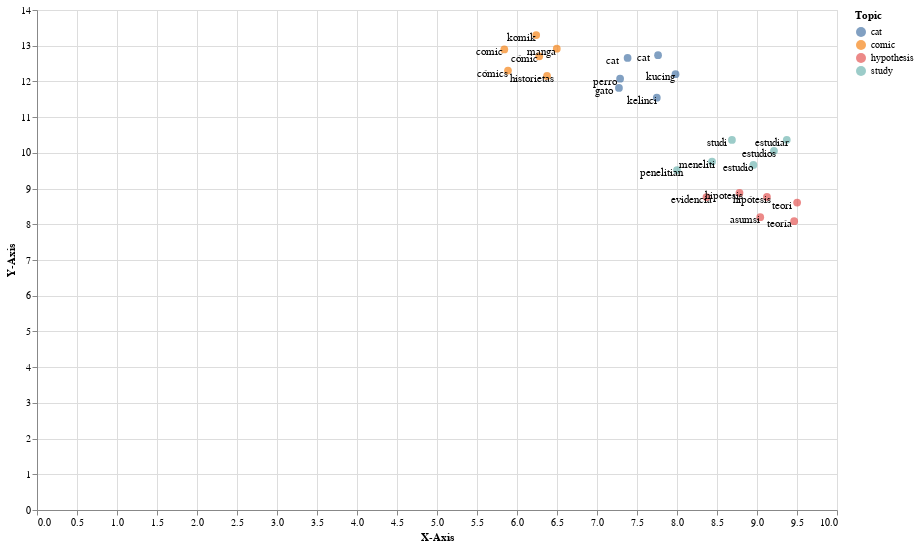

Source (notebook cell):
### Code cell
words_en = ["hypothesis","cat","study","comic"]
emb_en = list(map(lambda word : clwe_en.get_embedding_by_word(word) ,words_en))
plot_embeddings.plot_embeddings_neighbours(emb_en,[clwe_id,clwe_es],width=800,height=500,dimensionality_reduction='umap',k=3,distance_function='csls',csls_k=10)

### Figure 1 — Vega-Lite specification as saved in the notebook (floating-point values rounded to 4 significant figures)
{"config": {"view": {"continuousWidth": 400, "continuousHeight": 300}}, "layer": [{"mark": {"type": "circle", "size": 60}, "encoding": {"color": {"type": "nominal", "field": "Topic"}, "tooltip": [{"type": "nominal", "field": "name"}, {"type": "nominal", "field": "language"}], "x": {"type": "quantitative", "field": "X-Axis"}, "y": {"type": "quantitative", "field": "Y-Axis"}}, "height": 500, "selection": {"selector001": {"type": "interval", "bind": "scales", "encodings": ["x", "y"]}}, "width": 800}, {"mark": {"type": "text", "color": "black", "dx": -15, "dy": 3}, "encoding": {"text": {"type": "nominal", "field": "name"}, "x": {"type": "quantitative", "field": "X-Axis"}, "y": {"type": "quantitative", "field": "Y-Axis"}}}], "data": {"name": "data-32c89fda556e52a9217bce90db4de32d"}, "$schema": "https://vega.github.io/schema/vega-lite/v4.8.1.json", "datasets": {"data-32c89fda556e52a9217bce90db4de32d": [{"X-Axis": 8.781, "Y-Axis": 8.881, "name": "hipotesis", "language": "id", "Topic": "hypothesis"}, {"X-Axis": 9.502, "Y-Axis": 8.609, "name": "teori", "language": "id", "Topic": "hypothesis"}, {"X-Axis": 9.041, "Y-Axis": 8.199, "name": "asumsi", "language": "id", "Topic": "hypothesis"}, {"X-Axis": 7.763, "Y-Axis": 12.74, "name": "cat", "language": "id", "Topic": "cat"}, {"X-Axis": 7.982, "Y-Axis": 12.2, "name": "kucing", "language": "id", "Topic": "cat"}, {"X-Axis": 7.748, "Y-Axis": 11.55, "name": "kelinci", "language": "id", "Topic": "cat"}, {"X-Axis": 8.687, "Y-Axis": 10.36, "name": "studi", "language": "id", "Topic": "study"}, {"X-Axis": 8.438, "Y-Axis": 9.752, "name": "meneliti", "language": "id", "Topic": "study"}, {"X-Axis": 8.0, "Y-Axis": 9.519, "name": "penelitian", "language": "id", "Topic": "study"}, {"X-Axis": 6.24, "Y-Axis": 13.3, "name": "komik", "language": "id", "Topic": "comic"}, {"X-Axis": 5.841, "Y-Axis": 12.89, "name": "comic", "language": "id", "Topic": "comic"}, {"X-Axis": 6.497, "Y-Axis": 12.92, "name": "manga", "language": "id", "Topic": "comic"}, {"X-Axis": 9.124, "Y-Axis": 8.764, "name": "hipótesis", "language": "es", "Topic": "hypothesis"}, {"X-Axis": 9.465, "Y-Axis": 8.088, "name": "teoría", "language": "es", "Topic": "hypothesis"}, {"X-Axis": 8.369, "Y-Axis": 8.762, "name": "evidencia", "language": "es", "Topic": "hypothesis"}, {"X-Axis": 7.274, "Y-Axis": 11.82, "name": "gato", "language": "es", "Topic": "cat"}, {"X-Axis": 7.289, "Y-Axis": 12.08, "name": "perro", "language": "es", "Topic": "cat"}, {"X-Axis": 7.383, "Y-Axis": 12.66, "name": "cat", "language": "es", "Topic": "cat"}, {"X-Axis": 9.372, "Y-Axis": 10.36, "name": "estudiar", "language": "es", "Topic": "study"}, {"X-Axis": 8.955, "Y-Axis": 9.661, "name": "estudio", "language": "es", "Topic": "study"}, {"X-Axis": 9.212, "Y-Axis": 10.06, "name": "estudios", "language": "es", "Topic": "study"}, {"X-Axis": 6.278, "Y-Axis": 12.7, "name": "cómic", "language": "es", "Topic": "comic"}, {"X-Axis": 5.887, "Y-Axis": 12.3, "name": "cómics", "language": "es", "Topic": "comic"}, {"X-Axis": 6.376, "Y-Axis": 12.15, "name": "historietas", "language": "es", "Topic": "comic"}]}}
